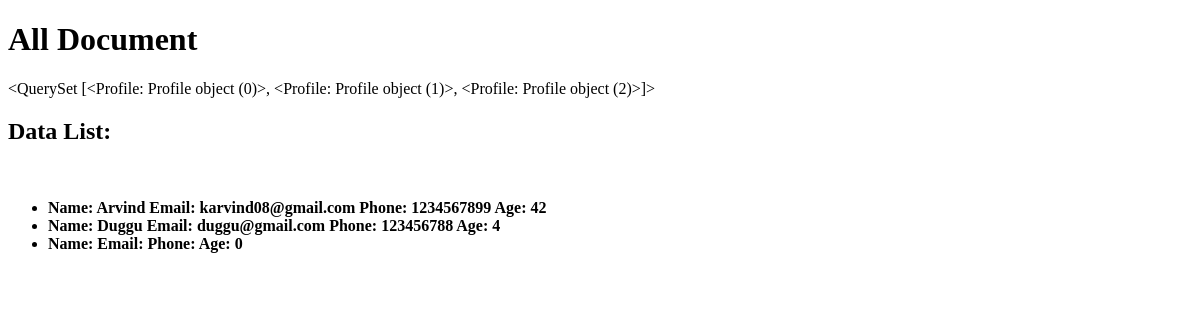
The page /app2/all/ on the database as committed earlier.
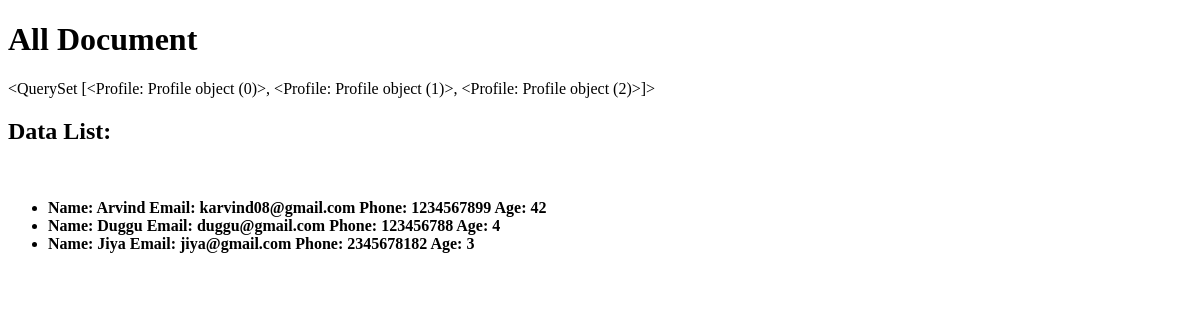
The same page on the database as committed later.
### app2/models.py (models this page shows)
class Profile(models.Model):
    name = models.CharField(max_length=100)
    email = models.EmailField()
    phone = models.CharField(max_length=15)
    age = models.IntegerField()

### app2/views.py (the view)
# urls.py: path('all/',views.all,name='all'),
def all(request):
    data = Profile.objects.all()
    print(data)
    return render(request,'app2/all.html',{'data':data})

### app2/templates/app2/all.html (shortened to what this page needs)
<!DOCTYPE html>
<html lang="en">
<head>
</head>
<body>
    <h1>All Document</h1>
    {{data}}
    <br/>
    {% if data %}
        <h2>Data List: </h2>
    {% else %}
        <h2>No Data Found</h2>
    {% endif %}
    <br/>
    <ul>
        {% for item in data %}
            <b><li>Name: {{item.name}} Email: {{item.email}}  Phone: {{item.phone}} Age: {{item.age}}</li></b>
        {% endfor %}
</body>
</html>

Rows that differ between the two databases and show on the page:
changed Profile: name (not shown) → "Jiya"; email (not shown) → "jiya@gmail.com"; phone (not shown) → "2345678182"; age "0" → "3"
